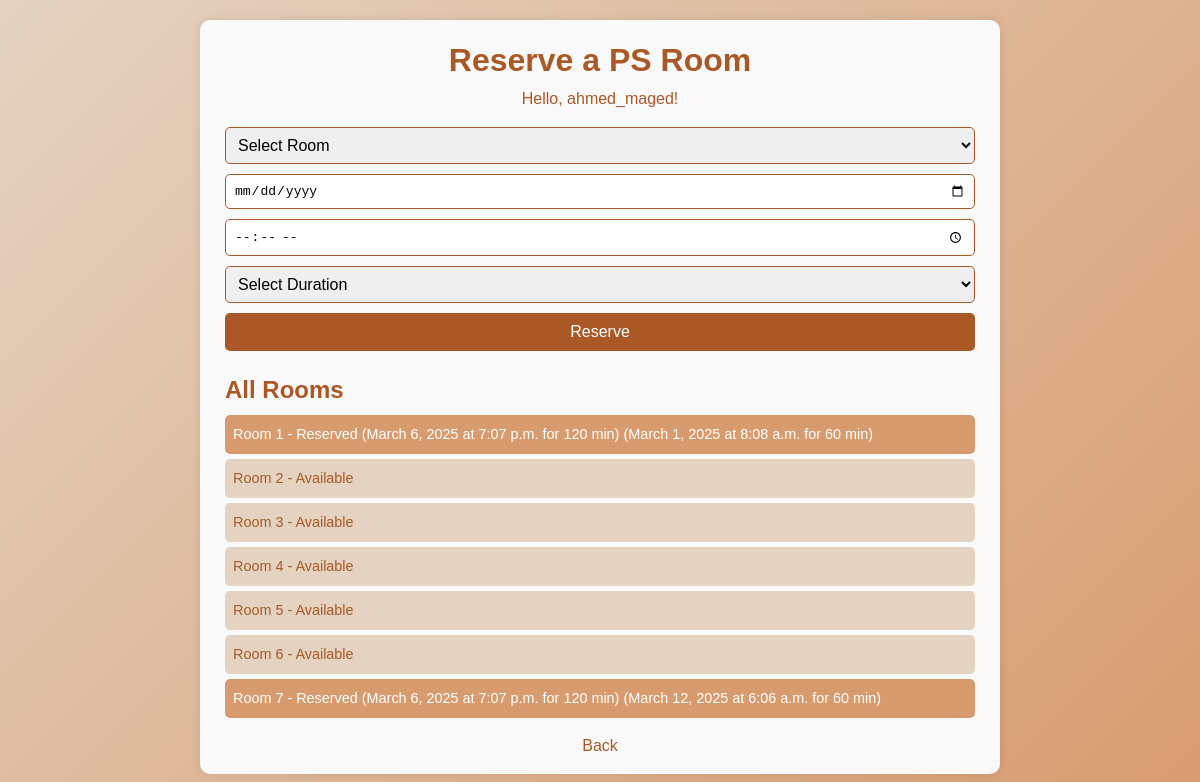
/cafe/reserve_ps_room/ (signed in), run on the app's committed database.
### cafe/models.py (models this page shows, shortened)
class Room(models.Model):
    number = models.IntegerField(unique=True)
    is_available = models.BooleanField(default=True)

class RoomReservation(models.Model):
    user = models.ForeignKey(User, on_delete=models.CASCADE)
    room = models.ForeignKey(Room, on_delete=models.CASCADE)
    date = models.DateField()
    start_time = models.TimeField()
    duration = models.IntegerField(choices=[(30, '30 min'), (60, '1 hour'), (120, '2 hours')])
    created_at = models.DateTimeField(auto_now_add=True)

### cafe/views.py (the view, shortened to what this page needs)
# urls.py: path('reserve_ps_room/', views.reserve_ps_room, name='reserve_ps_room'),
@login_required
def reserve_ps_room(request):
    rooms = Room.objects.all()
    all_rooms = Room.objects.all()
    reservations = RoomReservation.objects.all()
    return render(request, 'cafe/reserve_ps_room.html', {
        'rooms': rooms,
        'all_rooms': all_rooms,
        'reservations': reservations
    })

### cafe/templates/cafe/reserve_ps_room.html (shortened to what this page needs)
{% load static %}
<!DOCTYPE html>
<html lang="en">
<head>
    <link rel="stylesheet" href="{% static 'css/style.css' %}">
</head>
<body>
    <div class="reserve-container">
        <h1>Reserve a PS Room</h1>
        {% if user.is_authenticated %}
            <p>Hello, {{ user.username }}!</p>
            <form method="POST" id="ps-room-form">
                <select name="room_number" required>
                    <option value="" disabled selected>Select Room</option>
                </select>
                <input type="date" name="date" required>
                <input type="time" name="start_time" required>
                <select name="duration" required>
                    <option value="" disabled selected>Select Duration</option>
                </select>
                <button type="submit">Reserve</button>
            </form>
            <div class="rooms-list">
                <h2>All Rooms</h2>
                {% for room in all_rooms %}
                    <div class="room-item {% if room.is_available %}available{% else %}reserved{% endif %}">
                        Room {{ room.number }} -
                        {% if room.is_available %}
                            Available
                        {% else %}
                            Reserved
                            {% for reservation in reservations %}
                                {% if reservation.room.id == room.id %}
                                    ({{ reservation.date }} at {{ reservation.start_time }} for {{ reservation.duration }} min)
                                {% endif %}
                            {% endfor %}
                        {% endif %}
                    </div>
                {% endfor %}
            </div>
        {% else %}
            <p>Please <a href="{% url 'login' %}">login</a> or <a href="{% url 'cafe:signup' %}">sign up</a> to reserve.</p>
        {% endif %}
        <a href="{% url 'cafe:home' %}" class="back-link">Back</a>
    </div>
</body>
</html>

### cafe/static/css/style.css (style rules this page uses)
body { font-family: 'Orbitron', 'Poppins', sans-serif; background: #e4d3c1; color: #aa5825; max-width: 1400px; margin: 0 auto; padding: 0 30px; line-height: 1.8; position: relative; overflow-x: hidden; min-height: 100vh; -webkit-font-smoothing: antialiased; -moz-osx-font-smoothing: grayscale; }

### cafe/templates/cafe/reserve_ps_room.html (style rules this page uses)
* { margin: 0; padding: 0; box-sizing: border-box; }
body { font-family: 'Poppins', sans-serif; background: linear-gradient(135deg, #e4d3c1 0%, #d89b6e 100%); color: #aa5825; line-height: 1.6; }
.reserve-container { max-width: 800px; margin: 20px auto; padding: 15px; background: #f9f9f9; border-radius: 10px; box-shadow: 0 0 10px rgba(0, 0, 0, 0.1); }
h1 { text-align: center; color: #aa5825; font-size: 2em; }
p { text-align: center; margin-bottom: 15px; }
form { display: flex; flex-direction: column; gap: 10px; max-width: 100%; margin: 0 auto; padding: 0 10px; }
select, input[type="date"], input[type="time"] { padding: 8px; border: 1px solid #aa5825; border-radius: 5px; font-size: 1em; width: 100%; }
button[type="submit"] { padding: 10px; background: #aa5825; color: white; border: none; border-radius: 5px; cursor: pointer; font-size: 1em; transition: background 0.3s ease; }
.rooms-list { margin-top: 20px; padding: 0 10px; }
.room-item { padding: 8px; margin: 5px 0; border-radius: 5px; font-size: 0.9em; }
.available { background: #e4d3c1; }
.reserved { background: #d89b6e; color: white; }
.back-link { display: block; text-align: center; margin-top: 15px; color: #aa5825; text-decoration: none; font-size: 1em; }

### data on the page
Room: number "1"
RoomReservation: date "March 6, 2025", start_time "7:07 p.m.", duration "120"
RoomReservation: date "March 1, 2025", start_time "8:08 a.m.", duration "60"
Room: number "2", is_available "Available"
Room: number "3", is_available "Available"
Room: number "4", is_available "Available"
Room: number "5", is_available "Available"
Room: number "6", is_available "Available"
Room: number "7"
RoomReservation: date "March 6, 2025", start_time "7:07 p.m.", duration "120"
RoomReservation: date "March 12, 2025", start_time "6:06 a.m.", duration "60"

### other printed values
{{ user.username }} "ahmed_maged"
